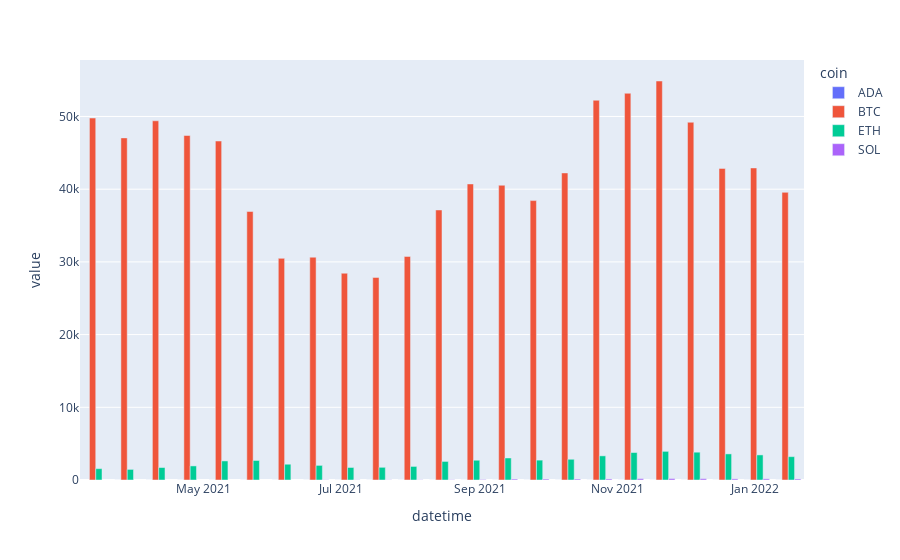

The cell this chart's notebook holds for it:
### Code cell
fig = px.bar(data_grouped_weekly, barmode='group')
fig.show()

### Figure 1 — Plotly figure (JSON) as saved in the notebook; plotly's stock layout.template omitted (floating-point values rounded to 4 significant figures)
{"data": [{"alignmentgroup": "True", "hovertemplate": "coin=ADA<br>datetime=%{x}<br>value=%{y}<extra></extra>", "legendgroup": "ADA", "marker": {"color": "#636efa", "pattern": {"shape": ""}}, "name": "ADA", "offsetgroup": "ADA", "orientation": "v", "showlegend": true, "textposition": "auto", "type": "bar", "x": ["2021-03-14T00:00:00", "2021-03-28T00:00:00", "2021-04-11T00:00:00", "2021-04-25T00:00:00", "2021-05-09T00:00:00", "2021-05-23T00:00:00", "2021-06-06T00:00:00", "2021-06-20T00:00:00", "2021-07-04T00:00:00", "2021-07-18T00:00:00", "2021-08-01T00:00:00", "2021-08-15T00:00:00", "2021-08-29T00:00:00", "2021-09-12T00:00:00", "2021-09-26T00:00:00", "2021-10-10T00:00:00", "2021-10-24T00:00:00", "2021-11-07T00:00:00", "2021-11-21T00:00:00", "2021-12-05T00:00:00", "2021-12-19T00:00:00", "2022-01-02T00:00:00", "2022-01-16T00:00:00"], "xaxis": "x", "y": [null, 0.9899, 1.02, 1.067, 1.184, 1.476, 1.357, 1.252, 1.108, 1.097, 1.043, 1.395, 2.171, 2.292, 1.957, 1.891, 1.858, 1.733, 1.748, 1.415, 1.149, 1.217, 1.129], "yaxis": "y"}, {"alignmentgroup": "True", "hovertemplate": "coin=BTC<br>datetime=%{x}<br>value=%{y}<extra></extra>", "legendgroup": "BTC", "marker": {"color": "#EF553B", "pattern": {"shape": ""}}, "name": "BTC", "offsetgroup": "BTC", "orientation": "v", "showlegend": true, "textposition": "auto", "type": "bar", "x": ["2021-03-14T00:00:00", "2021-03-28T00:00:00", "2021-04-11T00:00:00", "2021-04-25T00:00:00", "2021-05-09T00:00:00", "2021-05-23T00:00:00", "2021-06-06T00:00:00", "2021-06-20T00:00:00", "2021-07-04T00:00:00", "2021-07-18T00:00:00", "2021-08-01T00:00:00", "2021-08-15T00:00:00", "2021-08-29T00:00:00", "2021-09-12T00:00:00", "2021-09-26T00:00:00", "2021-10-10T00:00:00", "2021-10-24T00:00:00", "2021-11-07T00:00:00", "2021-11-21T00:00:00", "2021-12-05T00:00:00", "2021-12-19T00:00:00", "2022-01-02T00:00:00", "2022-01-16T00:00:00"], "xaxis": "x", "y": [49790.0, 47060.0, 49410.0, 47380.0, 46620.0, 36940.0, 30490.0, 30650.0, 28440.0, 27860.0, 30750.0, 37140.0, 40720.0, 40540.0, 38430.0, 42240.0, 52230.0, 53190.0, 54880.0, 49210.0, 42860.0, 42920.0, 39560.0], "yaxis": "y"}, {"alignmentgroup": "True", "hovertemplate": "coin=ETH<br>datetime=%{x}<br>value=%{y}<extra></extra>", "legendgroup": "ETH", "marker": {"color": "#00cc96", "pattern": {"shape": ""}}, "name": "ETH", "offsetgroup": "ETH", "orientation": "v", "showlegend": true, "textposition": "auto", "type": "bar", "x": ["2021-03-14T00:00:00", "2021-03-28T00:00:00", "2021-04-11T00:00:00", "2021-04-25T00:00:00", "2021-05-09T00:00:00", "2021-05-23T00:00:00", "2021-06-06T00:00:00", "2021-06-20T00:00:00", "2021-07-04T00:00:00", "2021-07-18T00:00:00", "2021-08-01T00:00:00", "2021-08-15T00:00:00", "2021-08-29T00:00:00", "2021-09-12T00:00:00", "2021-09-26T00:00:00", "2021-10-10T00:00:00", "2021-10-24T00:00:00", "2021-11-07T00:00:00", "2021-11-21T00:00:00", "2021-12-05T00:00:00", "2021-12-19T00:00:00", "2022-01-02T00:00:00", "2022-01-16T00:00:00"], "xaxis": "x", "y": [1561.0, 1459.0, 1716.0, 1938.0, 2624.0, 2687.0, 2170.0, 2011.0, 1722.0, 1745.0, 1867.0, 2554.0, 2718.0, 3030.0, 2735.0, 2851.0, 3322.0, 3779.0, 3940.0, 3825.0, 3590.0, 3451.0, 3212.0], "yaxis": "y"}, {"alignmentgroup": "True", "hovertemplate": "coin=SOL<br>datetime=%{x}<br>value=%{y}<extra></extra>", "legendgroup": "SOL", "marker": {"color": "#ab63fa", "pattern": {"shape": ""}}, "name": "SOL", "offsetgroup": "SOL", "orientation": "v", "showlegend": true, "textposition": "auto", "type": "bar", "x": ["2021-03-14T00:00:00", "2021-03-28T00:00:00", "2021-04-11T00:00:00", "2021-04-25T00:00:00", "2021-05-09T00:00:00", "2021-05-23T00:00:00", "2021-06-06T00:00:00", "2021-06-20T00:00:00", "2021-07-04T00:00:00", "2021-07-18T00:00:00", "2021-08-01T00:00:00", "2021-08-15T00:00:00", "2021-08-29T00:00:00", "2021-09-12T00:00:00", "2021-09-26T00:00:00", "2021-10-10T00:00:00", "2021-10-24T00:00:00", "2021-11-07T00:00:00", "2021-11-21T00:00:00", "2021-12-05T00:00:00", "2021-12-19T00:00:00", "2022-01-02T00:00:00", "2022-01-16T00:00:00"], "xaxis": "x", "y": [null, null, null, null, null, null, null, 30.92, 26.65, 26.17, 24.54, 34.05, 65.03, 128.8, 126.2, 132.5, 144.6, 188.0, 200.5, 185.3, 157.2, 160.6, 142.6], "yaxis": "y"}], "layout": {"barmode": "group", "legend": {"title": {"text": "coin"}, "tracegroupgap": 0}, "margin": {"t": 60}, "xaxis": {"anchor": "y", "domain": [0, 1], "title": {"text": "datetime"}}, "yaxis": {"anchor": "x", "domain": [0, 1], "title": {"text": "value"}}}}
